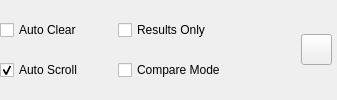
          <widget class="QWidget" name="remove_btn_widget" native="true">
           <property name="minimumSize">
            <size>
             <width>0</width>
             <height>30</height>
            </size>
           </property>
           <layout class="QHBoxLayout" name="horizontalLayout">
            <property name="spacing">
             <number>5</number>
            </property>
            <property name="leftMargin">
             <number>0</number>
            </property>
            <property name="topMargin">
             <number>5</number>
            </property>
            <property name="rightMargin">
             <number>5</number>
            </property>
            <property name="bottomMargin">
             <number>5</number>
            </property>
            <item>
             <layout class="QGridLayout" name="gridLayout">
              <property name="rightMargin">
               <number>70</number>
              </property>
              <property name="horizontalSpacing">
               <number>35</number>
              </property>
              <item row="0" column="1">
               <widget class="QCheckBox" name="auto_clear">
                <property name="text">
                 <string>Auto Clear</string>
                </property>
               </widget>
              </item>
              <item row="1" column="1">
               <widget class="QCheckBox" name="auto_scroll">
                <property name="text">
                 <string>Auto Scroll</string>
                </property>
                <property name="checked">
                 <bool>true</bool>
                </property>
               </widget>
              </item>
              <item row="1" column="2">
               <widget class="QCheckBox" name="compare_mode">
                <property name="text">
                 <string>Compare Mode</string>
                </property>
               </widget>
              </item>
              <item row="0" column="2">
               <widget class="QCheckBox" name="results_only">
                <property name="text">
                 <string>Results Only</string>
                </property>
               </widget>
              </item>
             </layout>
            </item>
            <item>
             <widget class="QToolButton" name="clear_immediate_btn">
              <property name="minimumSize">
               <size>
                <width>31</width>
                <height>31</height>
               </size>
              </property>
              <property name="maximumSize">
               <size>
                <width>31</width>
                <height>31</height>
               </size>
              </property>
              <property name="text">
               <string/>
              </property>
             </widget>
            </item>
           </layout>
          </widget>
